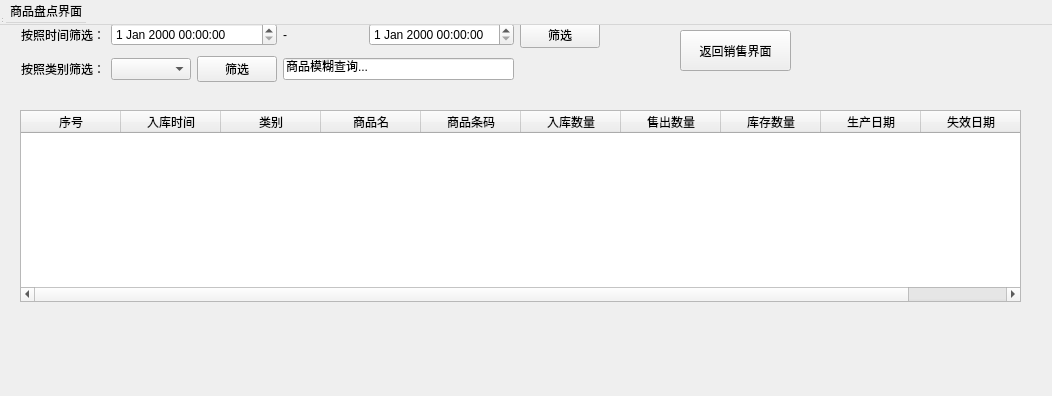
<?xml version="1.0" encoding="UTF-8"?>
<ui version="4.0">
 <class>InventoryInterface</class>
 <widget class="QWidget" name="InventoryInterface">
  <property name="geometry">
   <rect>
    <x>0</x>
    <y>0</y>
    <width>1052</width>
    <height>396</height>
   </rect>
  </property>
  <property name="windowTitle">
   <string>MainWindow</string>
  </property>
  <widget class="QWidget" name="centralwidget" native="true">
   <property name="geometry">
    <rect>
     <x>0</x>
     <y>0</y>
     <width>1041</width>
     <height>322</height>
    </rect>
   </property>
   <widget class="QTableWidget" name="twInventory">
    <property name="enabled">
     <bool>true</bool>
    </property>
    <property name="geometry">
     <rect>
      <x>20</x>
      <y>110</y>
      <width>1001</width>
      <height>192</height>
     </rect>
    </property>
    <property name="lineWidth">
     <number>1</number>
    </property>
    <property name="midLineWidth">
     <number>0</number>
    </property>
    <attribute name="horizontalHeaderDefaultSectionSize">
     <number>100</number>
    </attribute>
    <column>
     <property name="text">
      <string>序号</string>
     </property>
    </column>
    <column>
     <property name="text">
      <string>入库时间</string>
     </property>
    </column>
    <column>
     <property name="text">
      <string>类别</string>
     </property>
    </column>
    <column>
     <property name="text">
      <string>商品名</string>
     </property>
    </column>
    <column>
     <property name="text">
      <string>商品条码</string>
     </property>
    </column>
    <column>
     <property name="text">
      <string>入库数量</string>
     </property>
    </column>
    <column>
     <property name="text">
      <string>售出数量</string>
     </property>
    </column>
    <column>
     <property name="text">
      <string>库存数量</string>
     </property>
    </column>
    <column>
     <property name="text">
      <string>生产日期</string>
     </property>
    </column>
    <column>
     <property name="text">
      <string>失效日期</string>
     </property>
    </column>
   </widget>
   <widget class="QWidget" name="layoutWidget">
    <property name="geometry">
     <rect>
      <x>21</x>
      <y>20</y>
      <width>579</width>
      <height>65</height>
     </rect>
    </property>
    <layout class="QGridLayout" name="gridLayout">
     <item row="0" column="0">
      <widget class="QLabel" name="lbTime">
       <property name="text">
        <string>按照时间筛选：</string>
       </property>
      </widget>
     </item>
     <item row="0" column="1" colspan="2">
      <widget class="QDateTimeEdit" name="dteTimeStart"/>
     </item>
     <item row="0" column="3">
      <widget class="QLabel" name="lbConnection">
       <property name="text">
        <string>-</string>
       </property>
      </widget>
     </item>
     <item row="0" column="4">
      <widget class="QDateTimeEdit" name="dteTimeEnd"/>
     </item>
     <item row="0" column="5">
      <widget class="QPushButton" name="pbtnTimeSelect">
       <property name="text">
        <string>筛选</string>
       </property>
      </widget>
     </item>
     <item row="1" column="0">
      <widget class="QLabel" name="lbSort">
       <property name="text">
        <string>按照类别筛选：</string>
       </property>
      </widget>
     </item>
     <item row="1" column="1">
      <widget class="QComboBox" name="cbsortSelect"/>
     </item>
     <item row="1" column="2">
      <widget class="QPushButton" name="pbtnSortSelect">
       <property name="text">
        <string>筛选</string>
       </property>
      </widget>
     </item>
     <item row="1" column="3" colspan="2">
      <widget class="QLineEdit" name="leFuzzySearch">
       <property name="text">
        <string>商品模糊查询...</string>
       </property>
      </widget>
     </item>
    </layout>
   </widget>
   <widget class="QPushButton" name="backBtn">
    <property name="geometry">
     <rect>
      <x>680</x>
      <y>30</y>
      <width>111</width>
      <height>41</height>
     </rect>
    </property>
    <property name="text">
     <string>返回销售界面</string>
    </property>
   </widget>
  </widget>
  <widget class="QMenuBar" name="menubar">
   <property name="geometry">
    <rect>
     <x>0</x>
     <y>0</y>
     <width>1052</width>
     <height>25</height>
    </rect>
   </property>
   <widget class="QMenu" name="menu">
    <property name="title">
     <string>商品盘点界面</string>
    </property>
   </widget>
   <addaction name="menu"/>
  </widget>
  <widget class="QStatusBar" name="statusbar">
   <property name="geometry">
    <rect>
     <x>0</x>
     <y>0</y>
     <width>3</width>
     <height>24</height>
    </rect>
   </property>
  </widget>
 </widget>
 <resources/>
 <connections/>
</ui>
